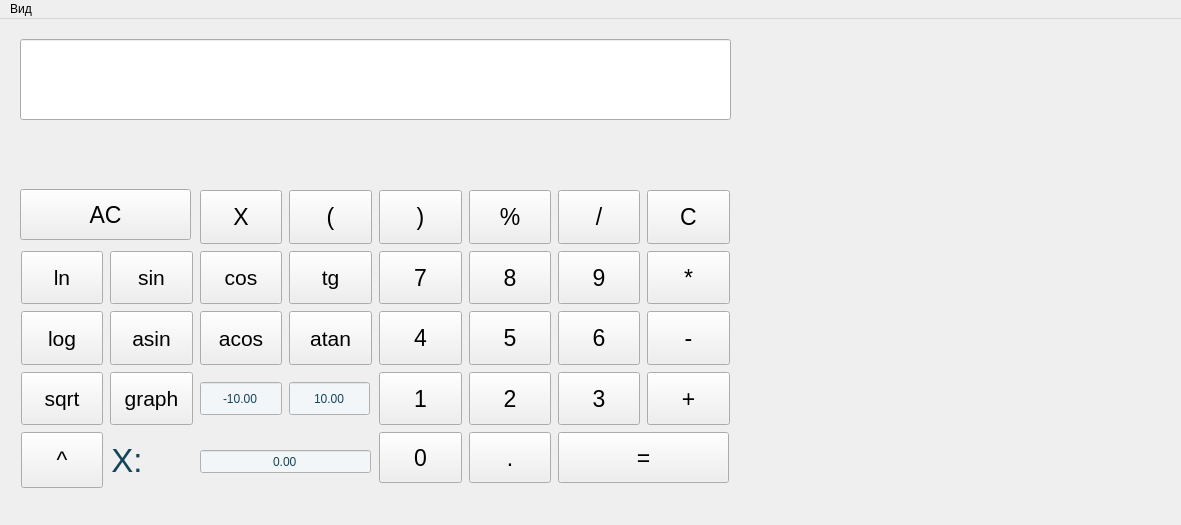
<?xml version="1.0" encoding="UTF-8"?>
<ui version="4.0">
 <class>MainWindow</class>
 <widget class="QMainWindow" name="MainWindow">
  <property name="geometry">
   <rect>
    <x>0</x>
    <y>0</y>
    <width>1181</width>
    <height>525</height>
   </rect>
  </property>
  <property name="windowTitle">
   <string>MainWindow</string>
  </property>
  <widget class="QWidget" name="centralwidget">
   <property name="enabled">
    <bool>true</bool>
   </property>
   <widget class="QWidget" name="verticalLayoutWidget">
    <property name="geometry">
     <rect>
      <x>20</x>
      <y>20</y>
      <width>711</width>
      <height>81</height>
     </rect>
    </property>
    <layout class="QVBoxLayout" name="verticalLayout">
     <property name="sizeConstraint">
      <enum>QLayout::SetDefaultConstraint</enum>
     </property>
     <item>
      <widget class="QLineEdit" name="Display">
       <property name="sizePolicy">
        <sizepolicy hsizetype="Preferred" vsizetype="Expanding">
         <horstretch>0</horstretch>
         <verstretch>0</verstretch>
        </sizepolicy>
       </property>
       <property name="font">
        <font>
         <pointsize>25</pointsize>
        </font>
       </property>
       <property name="styleSheet">
        <string notr="true">QLabel {
	background-color : #F3F6F8;
	color : #124559; 
}</string>
       </property>
       <property name="alignment">
        <set>Qt::AlignRight|Qt::AlignTrailing|Qt::AlignVCenter</set>
       </property>
      </widget>
     </item>
    </layout>
   </widget>
   <widget class="QCustomPlot" name="graph" native="true">
    <property name="geometry">
     <rect>
      <x>750</x>
      <y>20</y>
      <width>411</width>
      <height>451</height>
     </rect>
    </property>
   </widget>
   <widget class="QLabel" name="answer">
    <property name="geometry">
     <rect>
      <x>20</x>
      <y>110</y>
      <width>711</width>
      <height>51</height>
     </rect>
    </property>
    <property name="font">
     <font>
      <family>Comic Sans MS</family>
      <pointsize>25</pointsize>
     </font>
    </property>
    <property name="styleSheet">
     <string notr="true">QLabel { color : #124559; }</string>
    </property>
    <property name="text">
     <string/>
    </property>
    <property name="alignment">
     <set>Qt::AlignRight|Qt::AlignTrailing|Qt::AlignVCenter</set>
    </property>
   </widget>
   <widget class="QPushButton" name="buttonSin">
    <property name="geometry">
     <rect>
      <x>110</x>
      <y>232</y>
      <width>83</width>
      <height>53</height>
     </rect>
    </property>
    <property name="sizePolicy">
     <sizepolicy hsizetype="Expanding" vsizetype="Expanding">
      <horstretch>0</horstretch>
      <verstretch>0</verstretch>
     </sizepolicy>
    </property>
    <property name="font">
     <font>
      <pointsize>16</pointsize>
     </font>
    </property>
    <property name="text">
     <string>sin</string>
    </property>
    <attribute name="buttonGroup">
     <string notr="true">trigGroup</string>
    </attribute>
   </widget>
   <widget class="QDoubleSpinBox" name="valueTo">
    <property name="geometry">
     <rect>
      <x>289</x>
      <y>362</y>
      <width>81</width>
      <height>35</height>
     </rect>
    </property>
    <property name="sizePolicy">
     <sizepolicy hsizetype="Expanding" vsizetype="Maximum">
      <horstretch>0</horstretch>
      <verstretch>0</verstretch>
     </sizepolicy>
    </property>
    <property name="minimumSize">
     <size>
      <width>0</width>
      <height>25</height>
     </size>
    </property>
    <property name="maximumSize">
     <size>
      <width>16777215</width>
      <height>35</height>
     </size>
    </property>
    <property name="styleSheet">
     <string notr="true">QDoubleSpinBox { background-color : #F3F6F8; color : #124559; }</string>
    </property>
    <property name="alignment">
     <set>Qt::AlignCenter</set>
    </property>
    <property name="buttonSymbols">
     <enum>QAbstractSpinBox::NoButtons</enum>
    </property>
    <property name="minimum">
     <double>-100000.000000000000000</double>
    </property>
    <property name="maximum">
     <double>100000.000000000000000</double>
    </property>
    <property name="value">
     <double>10.000000000000000</double>
    </property>
   </widget>
   <widget class="QPushButton" name="buttonLn">
    <property name="geometry">
     <rect>
      <x>21</x>
      <y>232</y>
      <width>82</width>
      <height>53</height>
     </rect>
    </property>
    <property name="sizePolicy">
     <sizepolicy hsizetype="Expanding" vsizetype="Expanding">
      <horstretch>0</horstretch>
      <verstretch>0</verstretch>
     </sizepolicy>
    </property>
    <property name="font">
     <font>
      <pointsize>16</pointsize>
     </font>
    </property>
    <property name="text">
     <string>ln</string>
    </property>
    <attribute name="buttonGroup">
     <string notr="true">trigGroup</string>
    </attribute>
   </widget>
   <widget class="QPushButton" name="button8">
    <property name="geometry">
     <rect>
      <x>469</x>
      <y>232</y>
      <width>82</width>
      <height>53</height>
     </rect>
    </property>
    <property name="sizePolicy">
     <sizepolicy hsizetype="Expanding" vsizetype="Expanding">
      <horstretch>0</horstretch>
      <verstretch>0</verstretch>
     </sizepolicy>
    </property>
    <property name="font">
     <font>
      <pointsize>17</pointsize>
     </font>
    </property>
    <property name="text">
     <string>8</string>
    </property>
    <attribute name="buttonGroup">
     <string notr="true">numGroup</string>
    </attribute>
   </widget>
   <widget class="QPushButton" name="button4">
    <property name="geometry">
     <rect>
      <x>379</x>
      <y>292</y>
      <width>83</width>
      <height>54</height>
     </rect>
    </property>
    <property name="sizePolicy">
     <sizepolicy hsizetype="Expanding" vsizetype="Expanding">
      <horstretch>0</horstretch>
      <verstretch>0</verstretch>
     </sizepolicy>
    </property>
    <property name="font">
     <font>
      <pointsize>17</pointsize>
     </font>
    </property>
    <property name="text">
     <string>4</string>
    </property>
    <attribute name="buttonGroup">
     <string notr="true">numGroup</string>
    </attribute>
   </widget>
   <widget class="QLabel" name="Xlabel">
    <property name="enabled">
     <bool>false</bool>
    </property>
    <property name="geometry">
     <rect>
      <x>110</x>
      <y>413</y>
      <width>34</width>
      <height>56</height>
     </rect>
    </property>
    <property name="font">
     <font>
      <pointsize>25</pointsize>
     </font>
    </property>
    <property name="styleSheet">
     <string notr="true">QLabel { color : #124559; }</string>
    </property>
    <property name="text">
     <string>X:</string>
    </property>
    <property name="scaledContents">
     <bool>true</bool>
    </property>
    <property name="alignment">
     <set>Qt::AlignCenter</set>
    </property>
    <property name="margin">
     <number>0</number>
    </property>
   </widget>
   <widget class="QPushButton" name="buttonAsin">
    <property name="geometry">
     <rect>
      <x>110</x>
      <y>292</y>
      <width>83</width>
      <height>54</height>
     </rect>
    </property>
    <property name="sizePolicy">
     <sizepolicy hsizetype="Expanding" vsizetype="Expanding">
      <horstretch>0</horstretch>
      <verstretch>0</verstretch>
     </sizepolicy>
    </property>
    <property name="font">
     <font>
      <pointsize>16</pointsize>
     </font>
    </property>
    <property name="text">
     <string>asin</string>
    </property>
    <attribute name="buttonGroup">
     <string notr="true">trigGroup</string>
    </attribute>
   </widget>
   <widget class="QPushButton" name="buttonCom">
    <property name="geometry">
     <rect>
      <x>469</x>
      <y>413</y>
      <width>82</width>
      <height>51</height>
     </rect>
    </property>
    <property name="sizePolicy">
     <sizepolicy hsizetype="Expanding" vsizetype="Expanding">
      <horstretch>0</horstretch>
      <verstretch>0</verstretch>
     </sizepolicy>
    </property>
    <property name="font">
     <font>
      <pointsize>17</pointsize>
     </font>
    </property>
    <property name="text">
     <string>.</string>
    </property>
    <attribute name="buttonGroup">
     <string notr="true">numGroup</string>
    </attribute>
   </widget>
   <widget class="QPushButton" name="buttonAcos">
    <property name="geometry">
     <rect>
      <x>200</x>
      <y>292</y>
      <width>82</width>
      <height>54</height>
     </rect>
    </property>
    <property name="sizePolicy">
     <sizepolicy hsizetype="Expanding" vsizetype="Expanding">
      <horstretch>0</horstretch>
      <verstretch>0</verstretch>
     </sizepolicy>
    </property>
    <property name="font">
     <font>
      <pointsize>16</pointsize>
     </font>
    </property>
    <property name="text">
     <string>acos</string>
    </property>
    <attribute name="buttonGroup">
     <string notr="true">trigGroup</string>
    </attribute>
   </widget>
   <widget class="QPushButton" name="button1">
    <property name="geometry">
     <rect>
      <x>379</x>
      <y>353</y>
      <width>83</width>
      <height>53</height>
     </rect>
    </property>
    <property name="sizePolicy">
     <sizepolicy hsizetype="Expanding" vsizetype="Expanding">
      <horstretch>0</horstretch>
      <verstretch>0</verstretch>
     </sizepolicy>
    </property>
    <property name="font">
     <font>
      <pointsize>17</pointsize>
     </font>
    </property>
    <property name="text">
     <string>1</string>
    </property>
    <attribute name="buttonGroup">
     <string notr="true">numGroup</string>
    </attribute>
   </widget>
   <widget class="QPushButton" name="buttonSqrt">
    <property name="geometry">
     <rect>
      <x>21</x>
      <y>353</y>
      <width>82</width>
      <height>53</height>
     </rect>
    </property>
    <property name="sizePolicy">
     <sizepolicy hsizetype="Expanding" vsizetype="Expanding">
      <horstretch>0</horstretch>
      <verstretch>0</verstretch>
     </sizepolicy>
    </property>
    <property name="font">
     <font>
      <pointsize>16</pointsize>
     </font>
    </property>
    <property name="text">
     <string>sqrt</string>
    </property>
    <attribute name="buttonGroup">
     <string notr="true">trigGroup</string>
    </attribute>
   </widget>
   <widget class="QPushButton" name="buttonEqual">
    <property name="geometry">
     <rect>
      <x>558</x>
      <y>413</y>
      <width>171</width>
      <height>51</height>
     </rect>
    </property>
    <property name="sizePolicy">
     <sizepolicy hsizetype="Expanding" vsizetype="Expanding">
      <horstretch>0</horstretch>
      <verstretch>0</verstretch>
     </sizepolicy>
    </property>
    <property name="font">
     <font>
      <pointsize>17</pointsize>
     </font>
    </property>
    <property name="text">
     <string>=</string>
    </property>
   </widget>
   <widget class="QPushButton" name="buttonClBr">
    <property name="geometry">
     <rect>
      <x>379</x>
      <y>171</y>
      <width>83</width>
      <height>54</height>
     </rect>
    </property>
    <property name="sizePolicy">
     <sizepolicy hsizetype="Expanding" vsizetype="Expanding">
      <horstretch>0</horstretch>
      <verstretch>0</verstretch>
     </sizepolicy>
    </property>
    <property name="font">
     <font>
      <pointsize>17</pointsize>
     </font>
    </property>
    <property name="text">
     <string>)</string>
    </property>
    <attribute name="buttonGroup">
     <string notr="true">signGroup</string>
    </attribute>
   </widget>
   <widget class="QPushButton" name="buttonX">
    <property name="geometry">
     <rect>
      <x>200</x>
      <y>171</y>
      <width>82</width>
      <height>54</height>
     </rect>
    </property>
    <property name="sizePolicy">
     <sizepolicy hsizetype="Expanding" vsizetype="Expanding">
      <horstretch>0</horstretch>
      <verstretch>0</verstretch>
     </sizepolicy>
    </property>
    <property name="font">
     <font>
      <pointsize>17</pointsize>
     </font>
    </property>
    <property name="text">
     <string>X</string>
    </property>
    <attribute name="buttonGroup">
     <string notr="true">signGroup</string>
    </attribute>
   </widget>
   <widget class="QPushButton" name="button7">
    <property name="geometry">
     <rect>
      <x>379</x>
      <y>232</y>
      <width>83</width>
      <height>53</height>
     </rect>
    </property>
    <property name="sizePolicy">
     <sizepolicy hsizetype="Expanding" vsizetype="Expanding">
      <horstretch>0</horstretch>
      <verstretch>0</verstretch>
     </sizepolicy>
    </property>
    <property name="font">
     <font>
      <pointsize>17</pointsize>
     </font>
    </property>
    <property name="text">
     <string>7</string>
    </property>
    <attribute name="buttonGroup">
     <string notr="true">numGroup</string>
    </attribute>
   </widget>
   <widget class="QPushButton" name="buttonClAll">
    <property name="geometry">
     <rect>
      <x>20</x>
      <y>170</y>
      <width>171</width>
      <height>51</height>
     </rect>
    </property>
    <property name="sizePolicy">
     <sizepolicy hsizetype="Expanding" vsizetype="Expanding">
      <horstretch>0</horstretch>
      <verstretch>0</verstretch>
     </sizepolicy>
    </property>
    <property name="font">
     <font>
      <pointsize>17</pointsize>
     </font>
    </property>
    <property name="text">
     <string>AC</string>
    </property>
    <attribute name="buttonGroup">
     <string notr="true">signGroup</string>
    </attribute>
   </widget>
   <widget class="QPushButton" name="buttonPlus">
    <property name="geometry">
     <rect>
      <x>647</x>
      <y>353</y>
      <width>83</width>
      <height>53</height>
     </rect>
    </property>
    <property name="sizePolicy">
     <sizepolicy hsizetype="Expanding" vsizetype="Expanding">
      <horstretch>0</horstretch>
      <verstretch>0</verstretch>
     </sizepolicy>
    </property>
    <property name="font">
     <font>
      <pointsize>17</pointsize>
     </font>
    </property>
    <property name="text">
     <string>+</string>
    </property>
    <attribute name="buttonGroup">
     <string notr="true">signGroup</string>
    </attribute>
   </widget>
   <widget class="QDoubleSpinBox" name="doubleX">
    <property name="geometry">
     <rect>
      <x>200</x>
      <y>430</y>
      <width>171</width>
      <height>25</height>
     </rect>
    </property>
    <property name="sizePolicy">
     <sizepolicy hsizetype="Expanding" vsizetype="Maximum">
      <horstretch>0</horstretch>
      <verstretch>0</verstretch>
     </sizepolicy>
    </property>
    <property name="minimumSize">
     <size>
      <width>0</width>
      <height>25</height>
     </size>
    </property>
    <property name="maximumSize">
     <size>
      <width>16777215</width>
      <height>35</height>
     </size>
    </property>
    <property name="styleSheet">
     <string notr="true">QDoubleSpinBox { background-color : #F3F6F8; color : #124559; }</string>
    </property>
    <property name="alignment">
     <set>Qt::AlignCenter</set>
    </property>
    <property name="buttonSymbols">
     <enum>QAbstractSpinBox::NoButtons</enum>
    </property>
   </widget>
   <widget class="QPushButton" name="buttonCos">
    <property name="geometry">
     <rect>
      <x>200</x>
      <y>232</y>
      <width>82</width>
      <height>53</height>
     </rect>
    </property>
    <property name="sizePolicy">
     <sizepolicy hsizetype="Expanding" vsizetype="Expanding">
      <horstretch>0</horstretch>
      <verstretch>0</verstretch>
     </sizepolicy>
    </property>
    <property name="font">
     <font>
      <pointsize>16</pointsize>
     </font>
    </property>
    <property name="text">
     <string>cos</string>
    </property>
    <attribute name="buttonGroup">
     <string notr="true">trigGroup</string>
    </attribute>
   </widget>
   <widget class="QPushButton" name="buttonGraph">
    <property name="geometry">
     <rect>
      <x>110</x>
      <y>353</y>
      <width>83</width>
      <height>53</height>
     </rect>
    </property>
    <property name="sizePolicy">
     <sizepolicy hsizetype="Expanding" vsizetype="Expanding">
      <horstretch>0</horstretch>
      <verstretch>0</verstretch>
     </sizepolicy>
    </property>
    <property name="font">
     <font>
      <pointsize>16</pointsize>
     </font>
    </property>
    <property name="text">
     <string>graph</string>
    </property>
   </widget>
   <widget class="QDoubleSpinBox" name="valueFrom">
    <property name="geometry">
     <rect>
      <x>200</x>
      <y>362</y>
      <width>82</width>
      <height>35</height>
     </rect>
    </property>
    <property name="sizePolicy">
     <sizepolicy hsizetype="Expanding" vsizetype="Maximum">
      <horstretch>0</horstretch>
      <verstretch>0</verstretch>
     </sizepolicy>
    </property>
    <property name="minimumSize">
     <size>
      <width>0</width>
      <height>25</height>
     </size>
    </property>
    <property name="maximumSize">
     <size>
      <width>16777215</width>
      <height>35</height>
     </size>
    </property>
    <property name="styleSheet">
     <string notr="true">QDoubleSpinBox { background-color : #F3F6F8; color : #124559; }</string>
    </property>
    <property name="alignment">
     <set>Qt::AlignCenter</set>
    </property>
    <property name="buttonSymbols">
     <enum>QAbstractSpinBox::NoButtons</enum>
    </property>
    <property name="decimals">
     <number>2</number>
    </property>
    <property name="minimum">
     <double>-1000000.000000000000000</double>
    </property>
    <property name="maximum">
     <double>100000.000000000000000</double>
    </property>
    <property name="value">
     <double>-10.000000000000000</double>
    </property>
   </widget>
   <widget class="QPushButton" name="button5">
    <property name="geometry">
     <rect>
      <x>469</x>
      <y>292</y>
      <width>82</width>
      <height>54</height>
     </rect>
    </property>
    <property name="sizePolicy">
     <sizepolicy hsizetype="Expanding" vsizetype="Expanding">
      <horstretch>0</horstretch>
      <verstretch>0</verstretch>
     </sizepolicy>
    </property>
    <property name="font">
     <font>
      <pointsize>17</pointsize>
     </font>
    </property>
    <property name="text">
     <string>5</string>
    </property>
    <attribute name="buttonGroup">
     <string notr="true">numGroup</string>
    </attribute>
   </widget>
   <widget class="QPushButton" name="buttonMinus">
    <property name="geometry">
     <rect>
      <x>647</x>
      <y>292</y>
      <width>83</width>
      <height>54</height>
     </rect>
    </property>
    <property name="sizePolicy">
     <sizepolicy hsizetype="Expanding" vsizetype="Expanding">
      <horstretch>0</horstretch>
      <verstretch>0</verstretch>
     </sizepolicy>
    </property>
    <property name="font">
     <font>
      <pointsize>17</pointsize>
     </font>
    </property>
    <property name="text">
     <string>-</string>
    </property>
    <attribute name="buttonGroup">
     <string notr="true">signGroup</string>
    </attribute>
   </widget>
   <widget class="QPushButton" name="buttonAtg">
    <property name="geometry">
     <rect>
      <x>289</x>
      <y>292</y>
      <width>83</width>
      <height>54</height>
     </rect>
    </property>
    <property name="sizePolicy">
     <sizepolicy hsizetype="Expanding" vsizetype="Expanding">
      <horstretch>0</horstretch>
      <verstretch>0</verstretch>
     </sizepolicy>
    </property>
    <property name="font">
     <font>
      <pointsize>16</pointsize>
     </font>
    </property>
    <property name="text">
     <string>atan</string>
    </property>
    <attribute name="buttonGroup">
     <string notr="true">trigGroup</string>
    </attribute>
   </widget>
   <widget class="QPushButton" name="buttonTg">
    <property name="geometry">
     <rect>
      <x>289</x>
      <y>232</y>
      <width>83</width>
      <height>53</height>
     </rect>
    </property>
    <property name="sizePolicy">
     <sizepolicy hsizetype="Expanding" vsizetype="Expanding">
      <horstretch>0</horstretch>
      <verstretch>0</verstretch>
     </sizepolicy>
    </property>
    <property name="font">
     <font>
      <pointsize>16</pointsize>
     </font>
    </property>
    <property name="text">
     <string>tg</string>
    </property>
    <attribute name="buttonGroup">
     <string notr="true">trigGroup</string>
    </attribute>
   </widget>
   <widget class="QPushButton" name="button3">
    <property name="geometry">
     <rect>
      <x>558</x>
      <y>353</y>
      <width>82</width>
      <height>53</height>
     </rect>
    </property>
    <property name="sizePolicy">
     <sizepolicy hsizetype="Expanding" vsizetype="Expanding">
      <horstretch>0</horstretch>
      <verstretch>0</verstretch>
     </sizepolicy>
    </property>
    <property name="font">
     <font>
      <pointsize>17</pointsize>
     </font>
    </property>
    <property name="text">
     <string>3</string>
    </property>
    <attribute name="buttonGroup">
     <string notr="true">numGroup</string>
    </attribute>
   </widget>
   <widget class="QPushButton" name="buttonDiv">
    <property name="geometry">
     <rect>
      <x>558</x>
      <y>171</y>
      <width>82</width>
      <height>54</height>
     </rect>
    </property>
    <property name="sizePolicy">
     <sizepolicy hsizetype="Expanding" vsizetype="Expanding">
      <horstretch>0</horstretch>
      <verstretch>0</verstretch>
     </sizepolicy>
    </property>
    <property name="font">
     <font>
      <pointsize>17</pointsize>
     </font>
    </property>
    <property name="text">
     <string>/</string>
    </property>
    <attribute name="buttonGroup">
     <string notr="true">signGroup</string>
    </attribute>
   </widget>
   <widget class="QPushButton" name="buttonOpBr">
    <property name="geometry">
     <rect>
      <x>289</x>
      <y>171</y>
      <width>83</width>
      <height>54</height>
     </rect>
    </property>
    <property name="sizePolicy">
     <sizepolicy hsizetype="Expanding" vsizetype="Expanding">
      <horstretch>0</horstretch>
      <verstretch>0</verstretch>
     </sizepolicy>
    </property>
    <property name="font">
     <font>
      <pointsize>17</pointsize>
     </font>
    </property>
    <property name="text">
     <string>(</string>
    </property>
    <attribute name="buttonGroup">
     <string notr="true">signGroup</string>
    </attribute>
   </widget>
   <widget class="QPushButton" name="buttonClOne">
    <property name="geometry">
     <rect>
      <x>647</x>
      <y>171</y>
      <width>83</width>
      <height>54</height>
     </rect>
    </property>
    <property name="sizePolicy">
     <sizepolicy hsizetype="Expanding" vsizetype="Expanding">
      <horstretch>0</horstretch>
      <verstretch>0</verstretch>
     </sizepolicy>
    </property>
    <property name="font">
     <font>
      <pointsize>17</pointsize>
     </font>
    </property>
    <property name="text">
     <string>C</string>
    </property>
    <attribute name="buttonGroup">
     <string notr="true">signGroup</string>
    </attribute>
   </widget>
   <widget class="QPushButton" name="button0">
    <property name="geometry">
     <rect>
      <x>379</x>
      <y>413</y>
      <width>83</width>
      <height>51</height>
     </rect>
    </property>
    <property name="sizePolicy">
     <sizepolicy hsizetype="Expanding" vsizetype="Expanding">
      <horstretch>0</horstretch>
      <verstretch>0</verstretch>
     </sizepolicy>
    </property>
    <property name="font">
     <font>
      <pointsize>17</pointsize>
     </font>
    </property>
    <property name="text">
     <string>0</string>
    </property>
    <attribute name="buttonGroup">
     <string notr="true">numGroup</string>
    </attribute>
   </widget>
   <widget class="QPushButton" name="button2">
    <property name="geometry">
     <rect>
      <x>469</x>
      <y>353</y>
      <width>82</width>
      <height>53</height>
     </rect>
    </property>
    <property name="sizePolicy">
     <sizepolicy hsizetype="Expanding" vsizetype="Expanding">
      <horstretch>0</horstretch>
      <verstretch>0</verstretch>
     </sizepolicy>
    </property>
    <property name="font">
     <font>
      <pointsize>17</pointsize>
     </font>
    </property>
    <property name="text">
     <string>2</string>
    </property>
    <attribute name="buttonGroup">
     <string notr="true">numGroup</string>
    </attribute>
   </widget>
   <widget class="QPushButton" name="button9">
    <property name="geometry">
     <rect>
      <x>558</x>
      <y>232</y>
      <width>82</width>
      <height>53</height>
     </rect>
    </property>
    <property name="sizePolicy">
     <sizepolicy hsizetype="Expanding" vsizetype="Expanding">
      <horstretch>0</horstretch>
      <verstretch>0</verstretch>
     </sizepolicy>
    </property>
    <property name="font">
     <font>
      <pointsize>17</pointsize>
     </font>
    </property>
    <property name="text">
     <string>9</string>
    </property>
    <attribute name="buttonGroup">
     <string notr="true">numGroup</string>
    </attribute>
   </widget>
   <widget class="QPushButton" name="buttonPow">
    <property name="geometry">
     <rect>
      <x>21</x>
      <y>413</y>
      <width>82</width>
      <height>56</height>
     </rect>
    </property>
    <property name="sizePolicy">
     <sizepolicy hsizetype="Expanding" vsizetype="Expanding">
      <horstretch>0</horstretch>
      <verstretch>0</verstretch>
     </sizepolicy>
    </property>
    <property name="font">
     <font>
      <pointsize>17</pointsize>
     </font>
    </property>
    <property name="text">
     <string>^</string>
    </property>
    <attribute name="buttonGroup">
     <string notr="true">signGroup</string>
    </attribute>
   </widget>
   <widget class="QPushButton" name="buttonLog">
    <property name="geometry">
     <rect>
      <x>21</x>
      <y>292</y>
      <width>82</width>
      <height>54</height>
     </rect>
    </property>
    <property name="sizePolicy">
     <sizepolicy hsizetype="Expanding" vsizetype="Expanding">
      <horstretch>0</horstretch>
      <verstretch>0</verstretch>
     </sizepolicy>
    </property>
    <property name="font">
     <font>
      <pointsize>16</pointsize>
     </font>
    </property>
    <property name="text">
     <string>log</string>
    </property>
    <attribute name="buttonGroup">
     <string notr="true">trigGroup</string>
    </attribute>
   </widget>
   <widget class="QPushButton" name="buttonMod">
    <property name="geometry">
     <rect>
      <x>469</x>
      <y>171</y>
      <width>82</width>
      <height>54</height>
     </rect>
    </property>
    <property name="sizePolicy">
     <sizepolicy hsizetype="Expanding" vsizetype="Expanding">
      <horstretch>0</horstretch>
      <verstretch>0</verstretch>
     </sizepolicy>
    </property>
    <property name="font">
     <font>
      <pointsize>17</pointsize>
     </font>
    </property>
    <property name="text">
     <string>%</string>
    </property>
    <attribute name="buttonGroup">
     <string notr="true">signGroup</string>
    </attribute>
   </widget>
   <widget class="QPushButton" name="buttonMul">
    <property name="geometry">
     <rect>
      <x>647</x>
      <y>232</y>
      <width>83</width>
      <height>53</height>
     </rect>
    </property>
    <property name="sizePolicy">
     <sizepolicy hsizetype="Expanding" vsizetype="Expanding">
      <horstretch>0</horstretch>
      <verstretch>0</verstretch>
     </sizepolicy>
    </property>
    <property name="font">
     <font>
      <pointsize>17</pointsize>
     </font>
    </property>
    <property name="text">
     <string>*</string>
    </property>
    <attribute name="buttonGroup">
     <string notr="true">signGroup</string>
    </attribute>
   </widget>
   <widget class="QPushButton" name="button6">
    <property name="geometry">
     <rect>
      <x>558</x>
      <y>292</y>
      <width>82</width>
      <height>54</height>
     </rect>
    </property>
    <property name="sizePolicy">
     <sizepolicy hsizetype="Expanding" vsizetype="Expanding">
      <horstretch>0</horstretch>
      <verstretch>0</verstretch>
     </sizepolicy>
    </property>
    <property name="font">
     <font>
      <pointsize>17</pointsize>
     </font>
    </property>
    <property name="text">
     <string>6</string>
    </property>
    <attribute name="buttonGroup">
     <string notr="true">numGroup</string>
    </attribute>
   </widget>
  </widget>
  <widget class="QMenuBar" name="menubar">
   <property name="geometry">
    <rect>
     <x>0</x>
     <y>0</y>
     <width>1181</width>
     <height>26</height>
    </rect>
   </property>
   <widget class="QMenu" name="menu">
    <property name="title">
     <string>Вид</string>
    </property>
    <addaction name="credit"/>
    <addaction name="usual"/>
   </widget>
   <addaction name="menu"/>
  </widget>
  <action name="credit">
   <property name="text">
    <string>Кредитный</string>
   </property>
  </action>
  <action name="usual">
   <property name="text">
    <string>Обычный</string>
   </property>
  </action>
 </widget>
 <customwidgets>
  <customwidget>
   <class>QCustomPlot</class>
   <extends>QWidget</extends>
   <header>qcustomplot.h</header>
   <container>1</container>
  </customwidget>
 </customwidgets>
 <resources/>
 <connections/>
 <buttongroups>
  <buttongroup name="trigGroup"/>
  <buttongroup name="signGroup"/>
  <buttongroup name="numGroup"/>
 </buttongroups>
</ui>
